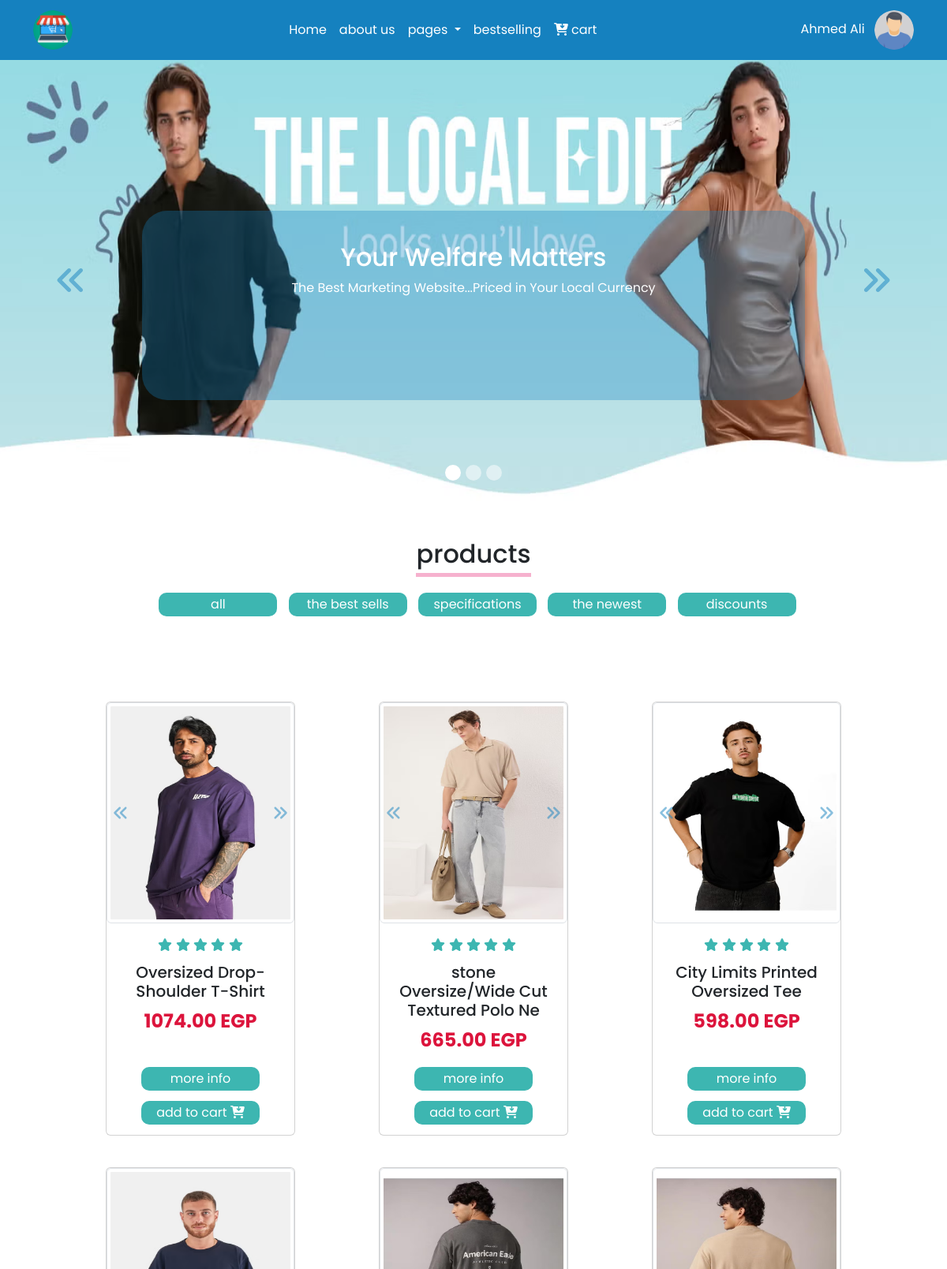
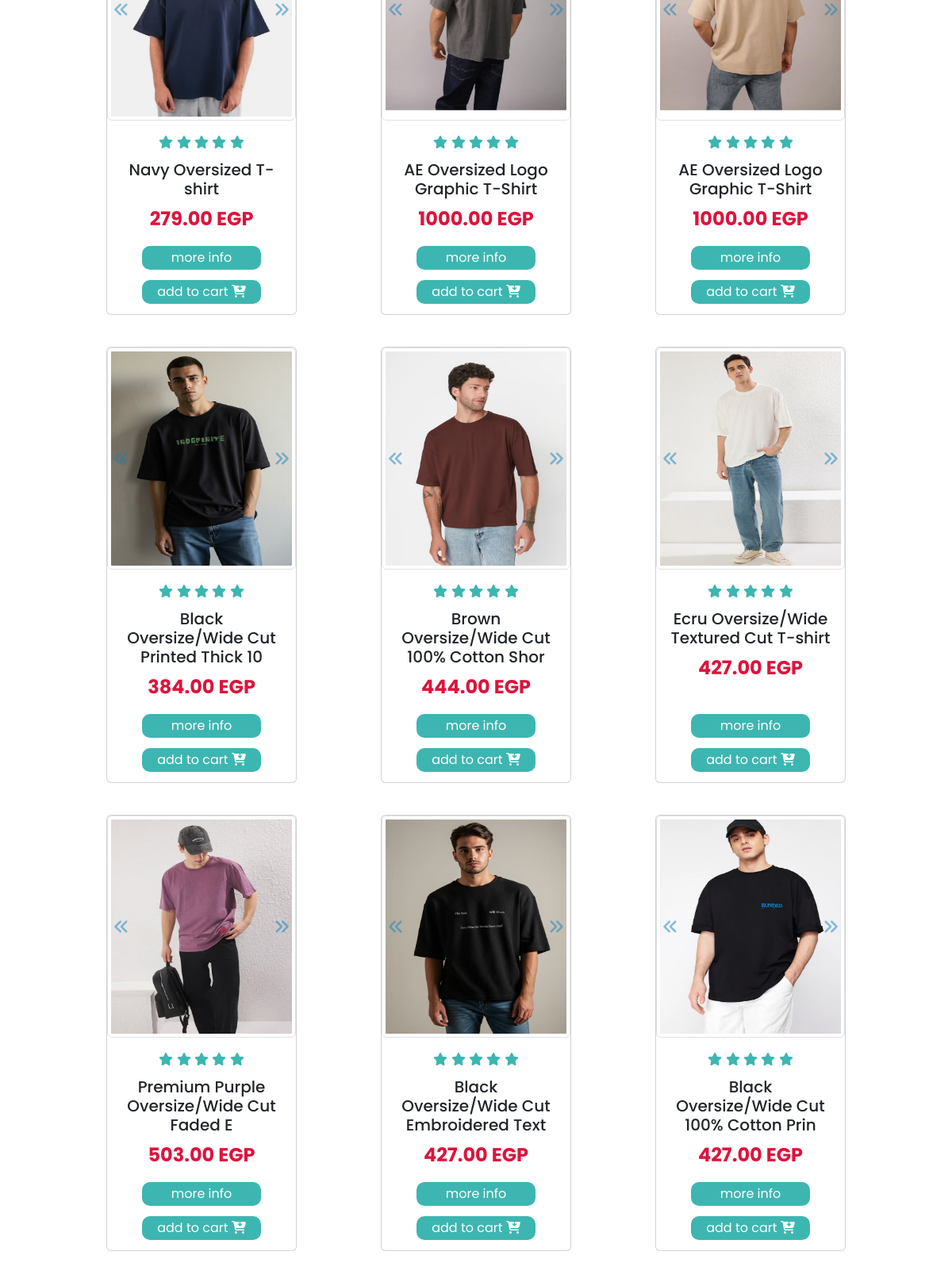
Page /index.php (signed in, upper part) on the committed database (2 pictures, top to bottom).
### tables this page shows
CREATE TABLE `images` (
  `id_P` int(30) NOT NULL,
  `image_1` varchar(200) NOT NULL,
  `image_2` varchar(200) NOT NULL,
  `image_3` varchar(200) NOT NULL
);

CREATE TABLE `products` (
  `id_P` int(20) NOT NULL,
  `name` varchar(40) NOT NULL,
  `describtion` varchar(150) NOT NULL,
  `price` decimal(15,2) NOT NULL,
  `brand` varchar(30) NOT NULL,
  `category` varchar(30) NOT NULL
);

### index_backend.php (called while the page is built, shortened)
<?php
$host = "localhost:3307";
$user = "root";
$pass = "";
$db = "ecommerce_db";
$conn = mysqli_connect($host, $user, $pass, $db);
$query = "SELECT p.name, p.price, i.image_1, i.image_2, i.image_3, p.id_P from products p, images i where i.id_P=p.id_P";
$result = mysqli_query($conn, $query);
$rows = [];
while ($row = mysqli_fetch_assoc($result)) {
    $rows[] = $row;
}
?>

### index.php (the view, shortened to what this page needs)
<?php
include("index_backend.php");
?>
<!DOCTYPE html>
<html lang="en">
<head>
    <link rel="stylesheet" href="styles/bootstrap.min.css">
    <link rel="stylesheet" href="styles/all.min.css">
    <link rel="stylesheet" href="styles/style.css">
</head>
<body>
    <nav class="navbar navbar-expand-lg fixed-top">
        <div class="container">
            <a class="navbar-brand" href="index.php">
                <img src="images/icons/logo.png" alt="" width="50" height="50" class="rounded-5">
            </a>
            <div class="collapse navbar-collapse" id="navbarSupportedContent">
                <ul class="navbar-nav mx-auto mb-2 mb-lg-0">
                    <li class="nav-item">
                        <a class="nav-link active" aria-current="page" href="index.php">Home</a>
                    </li>
                    <li class="nav-item">
                        <a class="nav-link" href="#about">about us</a>
                    </li>
                    <li class="nav-item dropdown">
                        <a class="nav-link dropdown-toggle" href="#" role="button" data-bs-toggle="dropdown"
                            aria-expanded="false">
                            pages
                        </a>
                    <li class="nav-item">
                        <a class="nav-link" href="#bestselling">bestselling</a>
                    </li>
                    </li>
                    <li class="nav-item">
                        <a class="nav-link" href='mycart.php'>
                            <div class=" text-white">
                                <i class="fa-solid fa-cart-arrow-down"></i>
                                <span>cart</span>
                            </div>
                        </a>
                    </li>
                </ul>
                <?php if (isset($_SESSION['id_U'])): ?>
                    <a class="nav-link" data-bs-toggle="offcanvas" href="#offcanvasExample" role="button"
                        aria-controls="offcanvasExample">
                        <div class="text-white">
                            <div class="icon">
                                <span><?= $_SESSION['first_name'] ?></span>
                                <span class="me-2"><?= $_SESSION['last_name'] ?></span>
                                <img src="<?= $_SESSION['profile_img'] ?>" alt="">
                            </div>
                        </div>
                    </a>
                <?php endif; ?>
            </div>
        </div>
    </nav>
    <div id="carouselExampleCaptions" class="carousel slide">
        <div class="carousel-indicators">
            <button type="button" data-bs-target="#carouselExampleCaptions" data-bs-slide-to="0" class="active"
                aria-current="true" aria-label="Slide 1"></button>
            <button type="button" data-bs-target="#carouselExampleCaptions" data-bs-slide-to="1"
                aria-label="Slide 2"></button>
            <button type="button" data-bs-target="#carouselExampleCaptions" data-bs-slide-to="2"
                aria-label="Slide 3"></button>
        </div>
        <div class="carousel-inner">
            <div class="carousel-item active">
                <img src="images/landscaps/img1.avif" class="d-block w-100" alt="...">
                <div class="carousel-caption d-none d-md-block rounded-5">
                    <h2>Your Welfare Matters</h2>
                    <p>The Best Marketing Website...Priced in Your Local Currency</p>
                </div>
            </div>
        </div>
        <button class="carousel-control-prev" type="button" data-bs-target="#carouselExampleCaptions"
            data-bs-slide="prev">
            <i class="fa-solid fa-angles-left arrow"></i>
        </button>
        <button class="carousel-control-next" type="button" data-bs-target="#carouselExampleCaptions"
            data-bs-slide="next">
            <i class="fa-solid fa-angles-right arrow"></i>
        </button>
    </div>
    <section id="products" class="text-center m-5">
        <div class="d-flex justify-content-center">
            <h2 class="text-header">products</h2>
        </div>
        <div class="buttons">
            <button>all</button>
            <button>the best sells</button>
            <button>specifications</button>
            <button>the newest</button>
            <button>discounts</button>
        </div>
        <div class="container">
            <div class="d-flex justify-content-evenly flex-wrap gap-4">
                <?php for ($i = 0; $i < count($rows); $i++): ?>
                    <div class="card m-2" style="width: 15rem;">
                        <div id="carouselExample<?= $i ?>" class="carousel slide">
                            <div class="carousel-inner">
                                <div class="carousel-item active">
                                    <img src="<?= $rows[$i]['image_1'] ?>" class="d-block img-thumbnail" alt="...">
                                </div>
                            </div>
                            <button class="carousel-control-prev" type="button" data-bs-target="#carouselExample<?= $i ?>"
                                data-bs-slide="prev">
                                <i class="fa-solid fa-angles-left card_arrows"></i>
                            </button>
                            <button class="carousel-control-next" type="button" data-bs-target="#carouselExample<?= $i ?>"
                                data-bs-slide="next">
                                <i class="fa-solid fa-angles-right card_arrows"></i>
                            </button>
                        </div>
                        <div class="card-body">
                            <div class="stars">
                                <?php for ($s = 0; $s < 5; $s++): ?>
                                    <span class="star"><i class="fa-solid fa-star"></i></span>
                                <?php endfor; ?>
                            </div>
                            <h5 class="card-title bgBlue"><?= $rows[$i]['name'] ?></h5>
                            <p class="card-text fw-bold fs-4"><?= $rows[$i]['price'] ?> EGP</p>
                        </div>
                        <form action="info.php" method="post">
                            <button class="cardbtn cardbtninfo" name="info" value="<?= $rows[$i]['id_P'] ?>">more
                                info</button>
                        </form>
                        <form action="cartBack.php" method="post">
                            <button class="cardbtn cardbtncart" name="cart" value="<?= $rows[$i]['id_P'] ?>">
                                add to cart <i class="fa-solid fa-cart-arrow-down"></i>
                            </button>
                        </form>
                    </div>
                <?php endfor; ?>
            </div>
        </div>
    </section>
</body>
</html>

### styles/style.css (style rules this page uses)
body { font-family: "Poppins", sans-serif; position: relative; padding-top: 75px; }
.navbar { background-color: #1581BF !important; }
a { color: #fff !important; }
.icon img { height: 50px !important; width: 50px !important; border-radius: 50% !important; }
.carousel { height: 70vh; }
.carousel-item img { height: 100%; }
.arrow { font-size: 40px; color: #1581BF; }
.carousel-caption { background-color: #1581bf51; height: 240px; transition: ease 0.4s; bottom: 8rem; padding: 40px; }
.carousel-caption p { margin-bottom: 50px; }
.buttons { margin-bottom: 100px; }
.mybtn1, .buttons button, .modal-footer .infobtn, .card .cardbtn, .contact .contactbutton, .form_order button, .edit_btn { border: none; background-color: #3DB6B1; height: 50px; width: 200px; color: #fff; border-radius: 20px; transition: ease 0.4s; }
.buttons button, .modal-footer .infobtn, .card .cardbtn, .form_order button { height: 30px; width: 150px; border-radius: 10px; margin-left: 10px; }
.carousel-indicators button { height: 20px !important; width: 20px !important; border-radius: 50%; }
.card .carousel { width: 100% !important; height: 280px !important; }
.carousel .carousel-inner { height: 100% !important; width: 100% !important; }
.carousel .carousel-item { height: 100% !important; width: 100% !important; }
.carousel-item img { height: 100% !important; width: 100% !important; }
.card .card_arrows { color: #1581BF; font-size: 20px; }
.text-header { padding-bottom: 5px; border-bottom: #F6B1CE solid 5px; margin-bottom: 20px; }
.stars { margin-bottom: 10px; }
.stars .star { color: #3DB6B1; }
.card img, .bestselling img { transition: ease 0.4s; }
.card .cardbtn { display: block; margin: 0 auto 13px; }
.card .card-text { color: crimson; font-weight: bold; }

### rows in the picture
images: image_1 (picture), id_P.name "Oversized Drop-Shoulder T-Shirt", id_P.price "1074.00"
images: image_1 (picture), id_P.name "stone Oversize/Wide Cut Textured Polo Ne", id_P.price "665.00"
images: image_1 (picture), id_P.name "City Limits Printed Oversized Tee", id_P.price "598.00"
images: image_1 (picture), id_P.name "Navy Oversized T-shirt", id_P.price "279.00"
images: image_1 (picture), id_P.name "AE Oversized Logo Graphic T-Shirt", id_P.price "1000.00"
images: image_1 (picture), id_P.name "AE Oversized Logo Graphic T-Shirt", id_P.price "1000.00"
images: image_1 (picture), id_P.name "Black Oversize/Wide Cut Printed Thick 10", id_P.price "384.00"
images: image_1 (picture), id_P.name "Brown Oversize/Wide Cut 100% Cotton Shor", id_P.price "444.00"
images: image_1 (picture), id_P.name "Ecru Oversize/Wide Textured Cut T-shirt", id_P.price "427.00"
images: image_1 (picture), id_P.name "Premium Purple Oversize/Wide Cut Faded E", id_P.price "503.00"
images: image_1 (picture), id_P.name "Black Oversize/Wide Cut Embroidered Text", id_P.price "427.00"
images: image_1 (picture), id_P.name "Black Oversize/Wide Cut 100% Cotton Prin", id_P.price "427.00"

### other values in the picture
$_SESSION['first_name'] "Ahmed"
$_SESSION['last_name'] "Ali"
